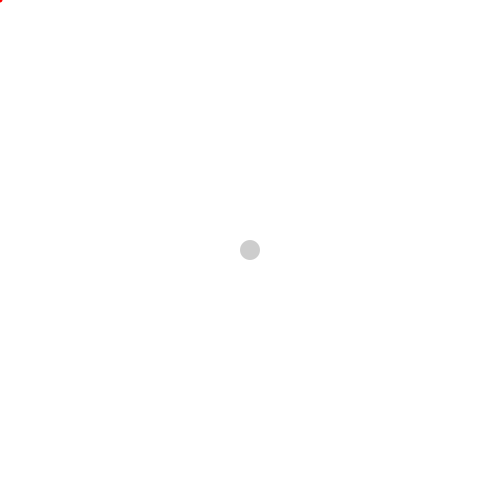
Frame 1 (no input)
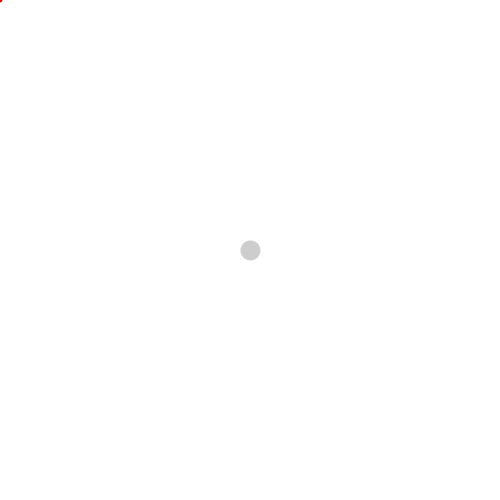
Frame 60 (the mouse pressed at the canvas centre just before this capture)
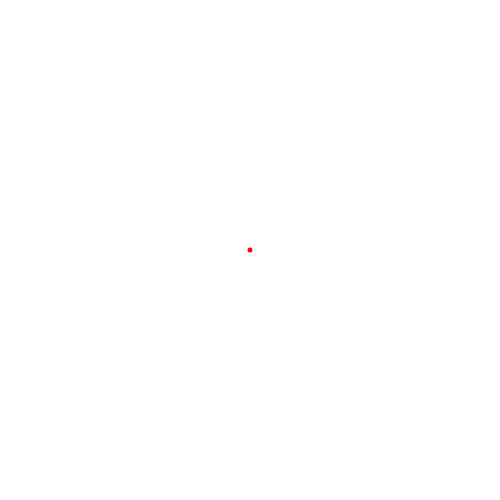
Frame 120 (the mouse held since frame 60 and released just before this capture)

The Processing sketch that drew these frames (run headless with seeded random() and noise(); from frame 60 on, the mouse is pressed at the canvas centre):

// Processing sketch: MouseTrack
// ── MouseTrack.pde
PVector pos, vel, acc;
float drag = 0.95;

void setup(){
  size(500,500);
  smooth();
  frameRate(50);

  
  pos = new PVector(0,0);
  vel = new PVector(0,0);
  acc = new PVector(0,0);
}

void draw(){
  background(255);
  translate(width*0.5, height*0.5);
  
  mousePush();
  
  noStroke();
  fill(0,50);
  
  vel.add(acc);
  acc.set(0,0,0);
  vel.mult(drag);
  pos.add(vel);
  
  ellipse(pos.x,pos.y,20,20);
}

void mousePush(){
  float speed = 100;
  
  noStroke();
  fill(255,0,0);
  PVector m = new PVector(mouseX-width*0.5, mouseY-height*0.5);
  
  ellipse(m.x, m.y, 5, 5);
  
  if(m != null && pos != null){
    acc.x = cos(atan2(pos.y-m.y, pos.x-m.x))*(1/((pos.x-m.x)*(pos.x-m.x)+(pos.y-m.y)*(pos.y-m.y)))*speed;
    acc.y = sin(atan2(pos.y-m.y, pos.x-m.x))*(1/((pos.x-m.x)*(pos.x-m.x)+(pos.y-m.y)*(pos.y-m.y)))*speed;
  }
}
